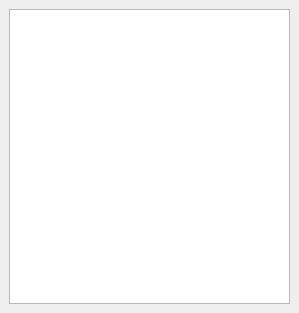
<?xml version="1.0" encoding="UTF-8"?>
<ui version="4.0">
 <class>WorkspaceExplorer</class>
 <widget class="QDockWidget" name="WorkspaceExplorer">
  <property name="geometry">
   <rect>
    <x>0</x>
    <y>0</y>
    <width>299</width>
    <height>313</height>
   </rect>
  </property>
  <property name="windowTitle">
   <string>Workspaces</string>
  </property>
  <widget class="QWidget" name="dockWidgetContents">
   <layout class="QVBoxLayout" name="verticalLayout">
    <item>
     <widget class="QTreeWidget" name="treeWorkspaces">
      <attribute name="headerVisible">
       <bool>false</bool>
      </attribute>
      <column>
       <property name="text">
        <string notr="true">1</string>
       </property>
      </column>
     </widget>
    </item>
   </layout>
  </widget>
 </widget>
 <resources/>
 <connections/>
</ui>
